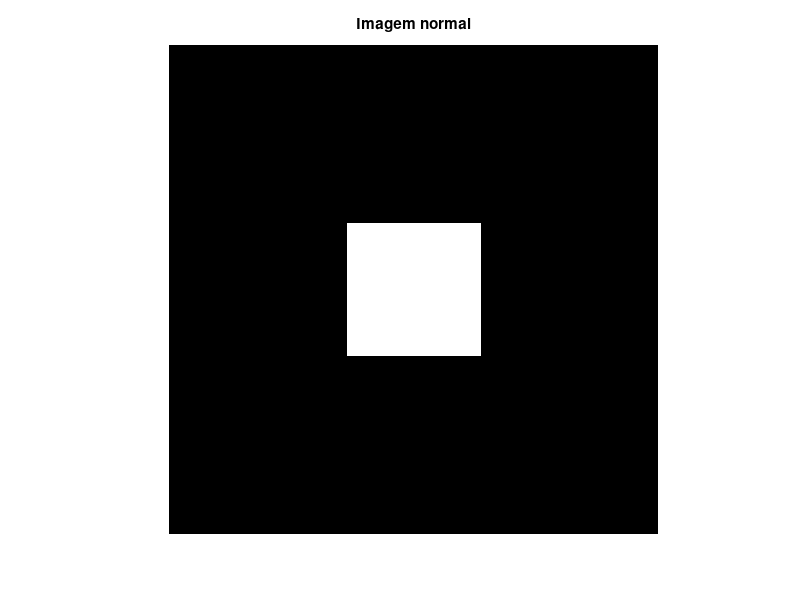
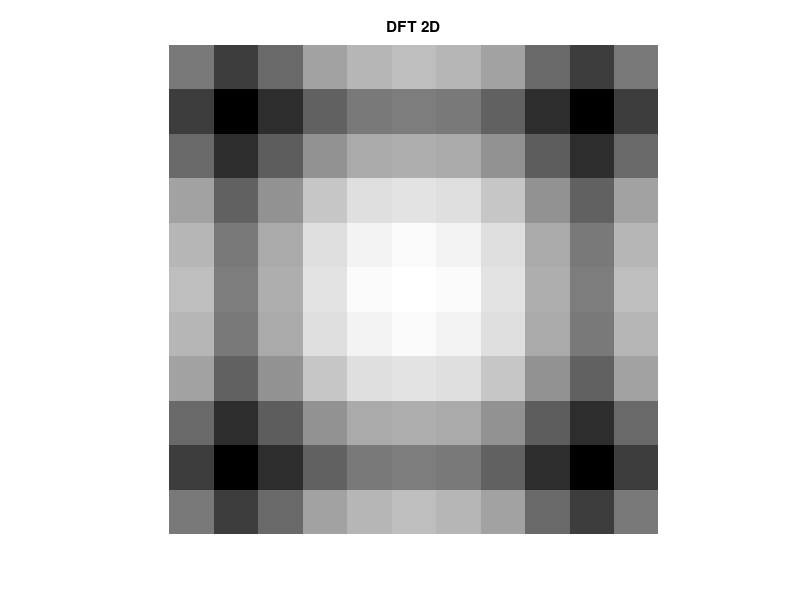
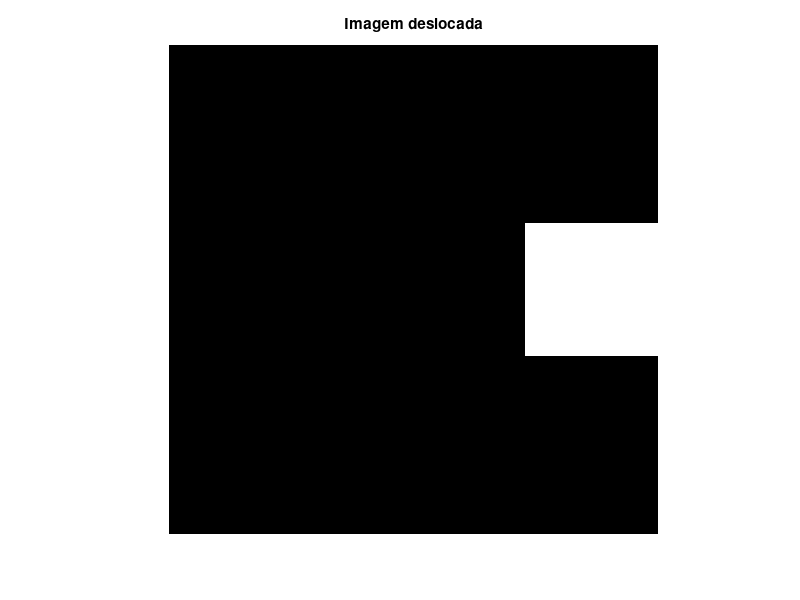
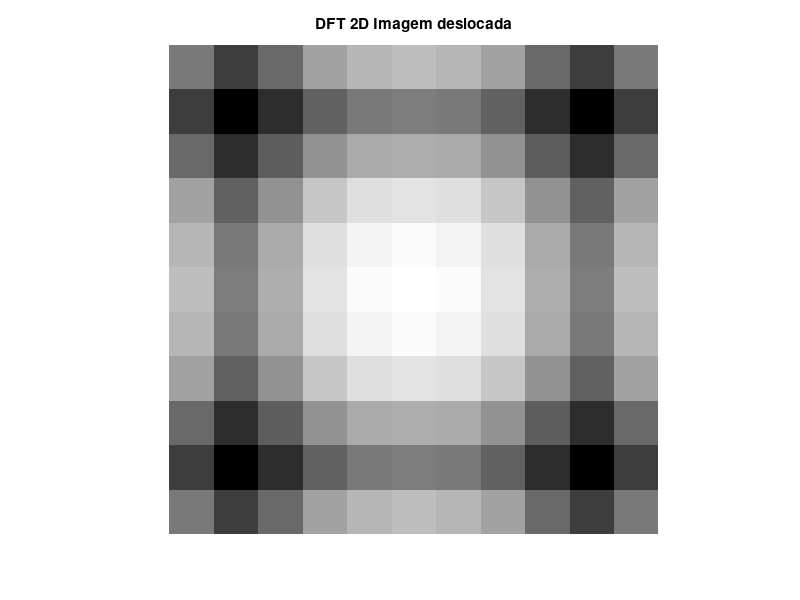

Reproduce these figures in MATLAB, in order.

clear all, close all 

%imagem com quadrado no centro
g1 = [0 0 0 0 0   0   0   0 0 0 0;
     0 0 0 0 0   0   0   0 0 0 0;
     0 0 0 0 0   0   0   0 0 0 0;
     0 0 0 0 0   0   0   0 0 0 0;
     0 0 0 0 255 255 255 0 0 0 0;
     0 0 0 0 255 255 255 0 0 0 0;
     0 0 0 0 255 255 255 0 0 0 0;
     0 0 0 0 0   0   0   0 0 0 0;
     0 0 0 0 0   0   0   0 0 0 0;
     0 0 0 0 0   0   0   0 0 0 0;
     0 0 0 0 0   0   0   0 0 0 0;];
gd1 = double(g1); 

%imagem com quadrado no centro
g2 = [0 0 0 0 0 0 0 0 0   0   0   ;
      0 0 0 0 0 0 0 0 0   0   0   ;
      0 0 0 0 0 0 0 0 0   0   0   ;
      0 0 0 0 0 0 0 0 0   0   0   ;
      0 0 0 0 0 0 0 0 255 255 255;
      0 0 0 0 0 0 0 0 255 255 255;
      0 0 0 0 0 0 0 0 255 255 255;
      0 0 0 0 0 0 0 0 0   0   0   ;
      0 0 0 0 0 0 0 0 0   0   0   ;
      0 0 0 0 0 0 0 0 0   0   0   ;
      0 0 0 0 0 0 0 0 0   0   0   ;];

gd2 = double(g2);

%imagem rotacionado  em relação à primeira

g3 = imrotate(g1,90);
gd3 = double(g3);


% DFT 2D Imagem normal
dft1 = fft2(gd1); 
dfts1 = fftshift(dft1); 
dftsm1 = abs(dfts1); 
dftsmv1 = mat2gray(log(1+dftsm1)); 

% DFT 2D Imagem deslocada
dft2 = fft2(gd2); 
dfts2 = fftshift(dft2); 
dftsm2 = abs(dfts2); 
dftsmv2 = mat2gray(log(1+dftsm2)); 

% DFT 2D Imagem rotacionada
dft3 = fft2(gd3); 
dfts3 = fftshift(dft3); 
dftsm3 = abs(dfts3); 
dftsmv3 = mat2gray(log(1+dftsm3)); 
  
%Display 
figure 
imshow(g1) 
title('Imagem normal') 
figure 
imshow(dftsmv1) 
title('DFT 2D') 

figure 
imshow(g2) 
title('Imagem deslocada') 
figure 
imshow(dftsmv2) 
title('DFT 2D Imagem deslocada') 

figure 
imshow(g3) 
title('Imagem rotacionada') 
figure 
imshow(dftsmv3) 
title('DFT 2D Imagem rotacionada') 
